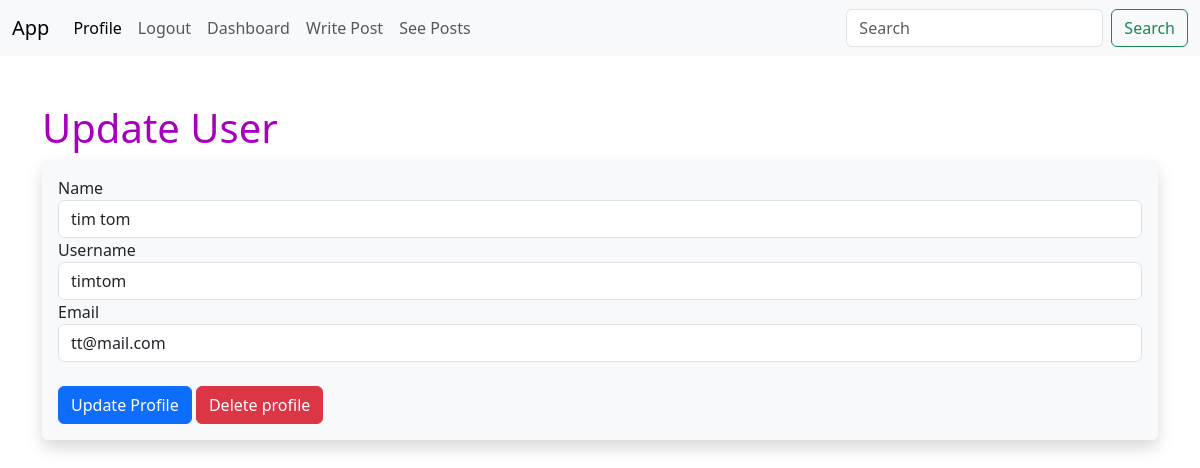
Screenshot of /update/2 (signed in) with the database file from the repository.
### app.py (models this page shows, shortened)
class Users(db.Model, UserMixin):
    id = db.Column(db.Integer, primary_key=True)
    username = db.Column(db.String(20), nullable=False, unique=True)
    name = db.Column(db.String(100), nullable=False)
    email = db.Column(db.String(100), nullable=False, unique=True)
    date_added = db.Column(db.DateTime, default=datetime.now())
    password_hash = db.Column(db.String(128))
    posts = db.Relationship('Posts', backref='poster')
    @property
    def password(self):
        raise AttributeError('Password is not a readable attribute')

### app.py (the view)
@app.route('/update/<int:id>', methods=['GET', 'POST'])
@login_required
def update(id):
    form = UserForm()
    name_to_update = Users.query.get_or_404(id)
    if request.method == "POST":
        name_to_update.name = request.form['name']
        name_to_update.email = request.form['email']
        name_to_update.username = request.form['username']
        try:
            db.session.commit()
            flash("User updated successfully")
            return render_template('update.html',
                                    form = form,
                                    name_to_update = name_to_update,
                                    id = id)
        except:
            flash("Error")
            return render_template('update.html',
                                    form = form,
                                    name_to_update = name_to_update,
                                    id = id)
    else:
        return render_template('update.html',
                                form = form,
                                name_to_update = name_to_update,
                                id = id )

### webforms.py
class UserForm(FlaskForm):
    name = StringField('Name', validators=[DataRequired()])
    email = StringField('Email', validators=[DataRequired()])
    username = StringField('Username', validators=[DataRequired()])
    password_hash = PasswordField('Password',
                                  validators=[DataRequired(), EqualTo('password_hash2', message='Passwords not matching')])
    password_hash2 = PasswordField('Confirm Password',
                                   validators=[DataRequired()])
    submit = SubmitField('Update Profile')

### app.py (called while the page is built)
@login_manager.user_loader
def load_user(user_id):
    return Users.query.get(int(user_id))

### templates/update.html (shortened to what this page needs)
{% extends 'base.html' %}
{% block content%}
    {% if id == current_user.id %}
        <h1>Update User</h1>
        <div class="shadow p-3 mb-5 bg-body-tertiary rounded">
            <form action="/update/{{name_to_update.id}}" method="POST">
                <div>
                    {{ form.name.label }} {{ form.name(class="form-control", value=name_to_update.name) }}
                </div>
                <div>
                    {{ form.username.label }} {{ form.username(class="form-control", value=name_to_update.username) }}
                </div>
                <div>
                    {{ form.email.label }} {{ form.email(class="form-control", value=name_to_update.email) }}
                </div>
                <div>
                    <br>
                    {{form.submit(class="btn btn-primary")}}
                    <a href="{{ url_for('delete', id=id )}}" class="btn btn-danger">Delete profile</a>
                </div>
            </form>
        </div>
    {% else %}
    <div class="alert alert-warning alert-dismissible fade show" role="alert">
        You can't edit this user
        <button type="button" class="btn-close" data-bs-dismiss="alert" aria-label="Close"></button>
    </div>
    <h2>Acces denied</h2>
    {% endif %}
{% endblock %}

### static/css/style.css (style rules this page uses)
h1 { color: rgb(166, 0, 188) }

### rows the page displays
Users: name "tim tom", username "timtom", email "tt@mail.com"
